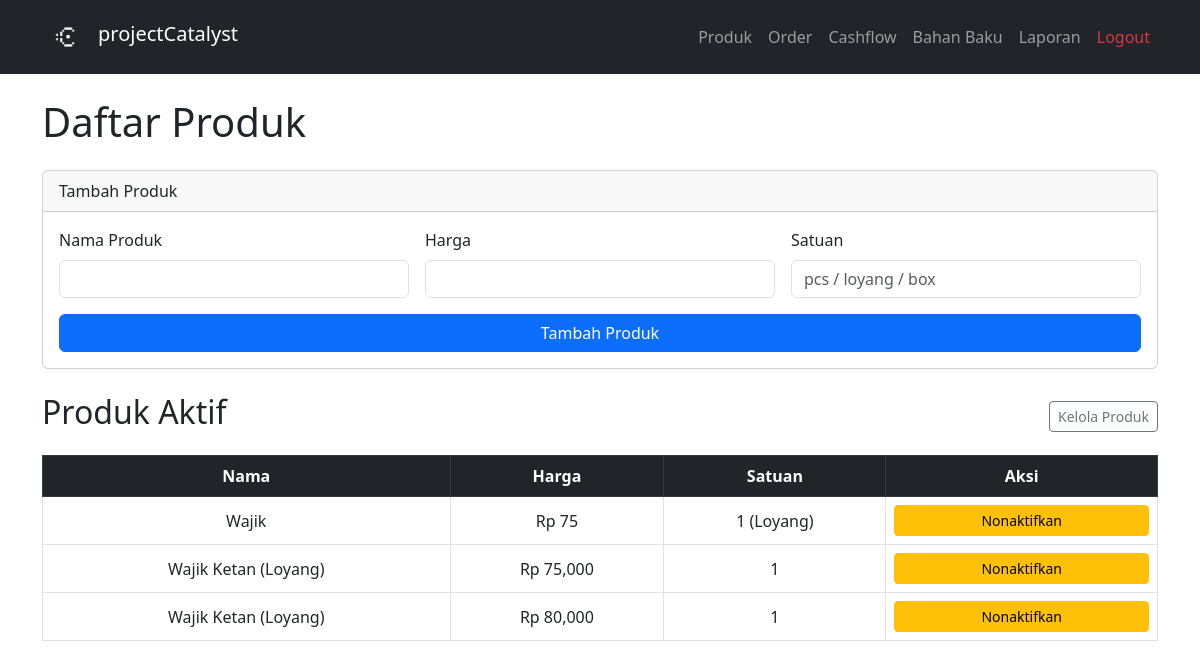
Screenshot of /products (signed in) with the database file from the repository.
### tables this page shows
CREATE TABLE products (
    id          INTEGER PRIMARY KEY AUTOINCREMENT,
    name        TEXT NOT NULL,
    price       REAL NOT NULL,
    unit        TEXT NOT NULL,
    is_active   INTEGER DEFAULT 1,
    created_at  TEXT DEFAULT CURRENT_TIMESTAMP
);

### app.py (the view)
@app.route('/products')
@login_required
def products():
    all_products = get_all_products()
    return render_template('products.html', products=all_products)

### app.py (called while the page is built)
@login_manager.user_loader
def load_user(user_id):
    row = get_user_by_id(user_id)
    if row:
        return User(row['id'], row['username'], row['password_hash'])
    return None

### database/db.py (called while the page is built)
def get_connection():
    conn = sqlite3.connect(DB_PATH)
    conn.row_factory = sqlite3.Row
    conn.execute("PRAGMA foreign_keys = ON")
    return conn

def get_user_by_id(user_id):
    conn = get_connection()
    user = conn.execute('SELECT * FROM users WHERE id = ?', (user_id,)).fetchone()
    conn.close()
    return user

def get_all_products():
    conn = get_connection()
    products = conn.execute(
        "SELECT * FROM products WHERE is_active = 1 ORDER BY name"
    ).fetchall()
    conn.close()
    return products

### templates/products.html (shortened to what this page needs)
{% extends 'base.html' %}
{% block content %}
<h1 class="mb-4">Daftar Produk</h1>
<div class="card mb-4">
    <div class="card-header">Tambah Produk</div>
    <div class="card-body">
        <form action="/products/add" method="POST">
            <div class="row g-3">
                <div class="col-12 col-md-4">
                    <label class="form-label">Nama Produk</label>
                    <input type="text" name="name" class="form-control" required>
                </div>
                <div class="col-12 col-md-4">
                    <label class="form-label">Harga</label>
                    <input type="number" name="price" class="form-control" required>
                </div>
                <div class="col-12 col-md-4">
                    <label class="form-label">Satuan</label>
                    <input type="text" name="unit" class="form-control" placeholder="pcs / loyang / box" required>
                </div>
            </div>
            <button type="submit" class="btn btn-primary mt-3 w-100 w-md-auto">Tambah Produk</button>
        </form>
    </div>
</div>
<div class="d-flex justify-content-between align-items-center mb-3">
    <h2>Produk Aktif</h2>
    <a href="/products/manage" class="btn btn-outline-secondary btn-sm">Kelola Produk</a>
</div>
{% if products %}
<div class="table-responsive">
<table class="table table-bordered table-hover">
    <thead class="table-dark">
        <tr>
            <th>Nama</th>
            <th>Harga</th>
            <th>Satuan</th>
            <th>Aksi</th>
        </tr>
    </thead>
    <tbody>
        {% for product in products %}
        <tr>
            <td>{{ product['name'] }}</td>
            <td>Rp {{ "{:,.0f}".format(product['price']) }}</td>
            <td>{{ product['unit'] }}</td>
            <td>
                <form action="/products/delete/{{ product['id'] }}" method="POST"
                      onsubmit="return confirm('Nonaktifkan produk ini?')">
                    <button type="submit" class="btn btn-warning btn-sm w-100">Nonaktifkan</button>
                </form>
            </td>
        </tr>
        {% endfor %}
    </tbody>
</table>
</div>
{% else %}
<p class="text-muted">Belum ada produk. Tambahkan produk pertama!</p>
{% endif %}
{% endblock %}

### templates/base.html (style rules this page uses)
.btn { transition: all 0.2s ease; }
.card { transition: all 0.2s ease; cursor: pointer; }
.table tbody tr:nth-child(even) { background-color: #eef2ff; }
.table td { text-align: center; vertical-align: middle; }
.table th { text-align: center; vertical-align: middle; }

### rows the page displays
products: name "Wajik", price "75", unit "1 (Loyang)"
products: name "Wajik Ketan (Loyang)", price "75,000", unit "1"
products: name "Wajik Ketan (Loyang)", price "80,000", unit "1"
